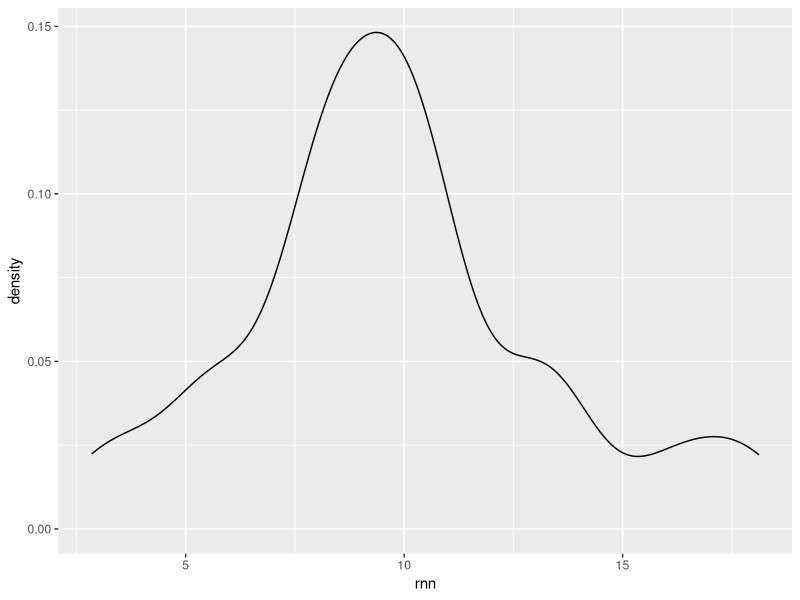
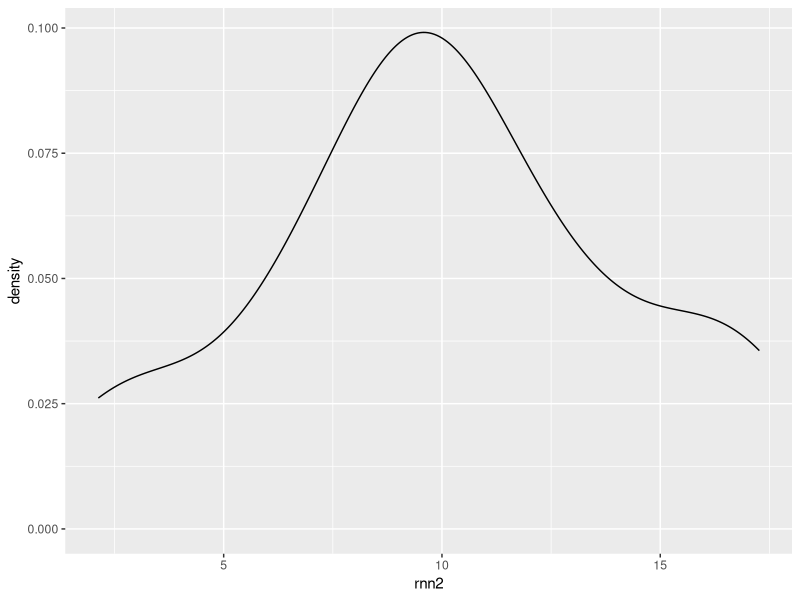
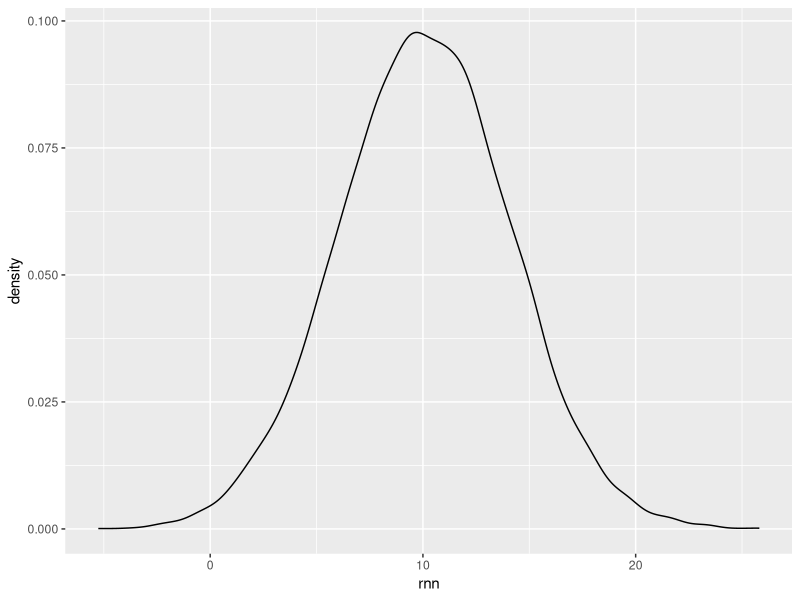
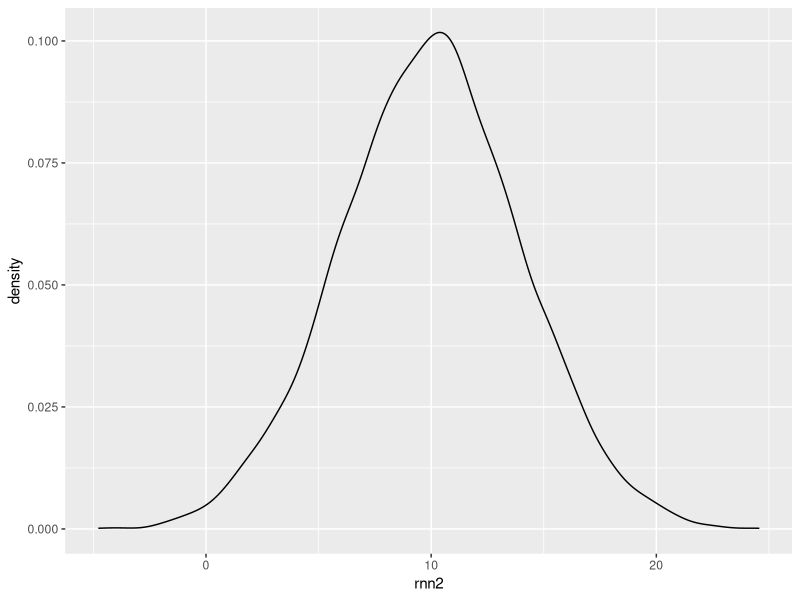
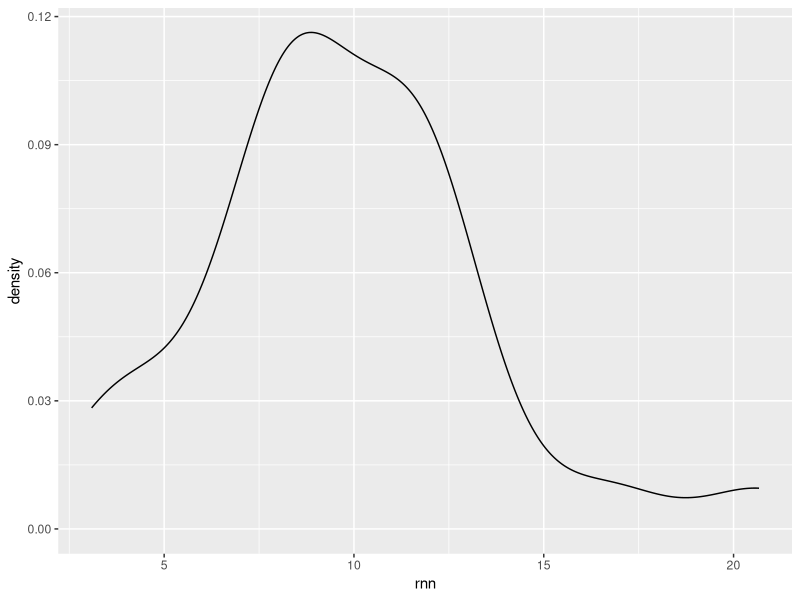
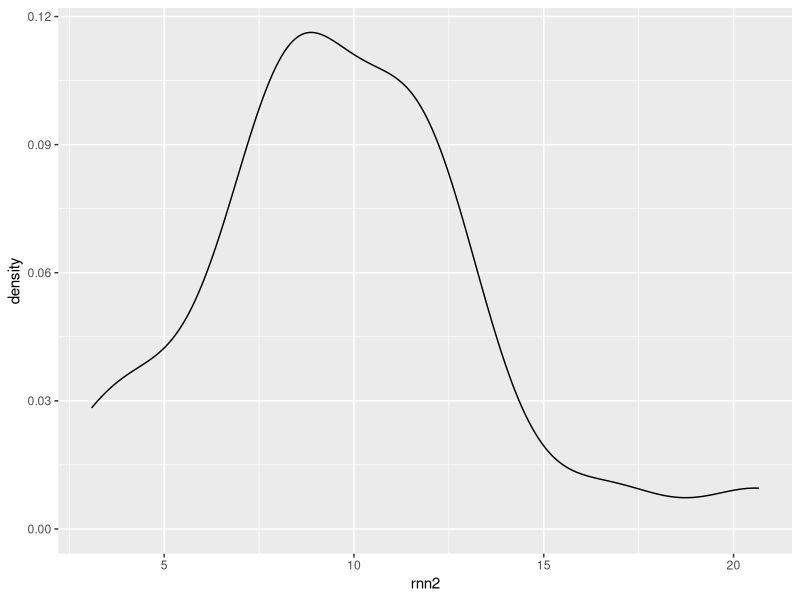

The R script that drew these images, in order:
## ---- chunk 1
knitr::opts_chunk$set(echo = TRUE)
## ---- chunk 2
library(ggplot2)
## ---- chunk 3
rnn <- rnorm(mean = 10, sd = 4, n = 30)
rnn2 <- rnorm(mean = 10, sd = 4, n = 30)
## ---- chunk 4
df <- data.frame(rnn, rnn2)
## ---- chunk 5
plot_rnn <- ggplot(df, aes(x=rnn)) +
  geom_density()

plot_rnn2 <- ggplot(df, aes(x=rnn2)) +
  geom_density()
plot_rnn
plot_rnn2
## ---- chunk 6
rnn <- rnorm(mean = 10, sd = 4, n = 10000)
rnn2 <- rnorm(mean = 10, sd = 4, n = 10000)
## ---- chunk 7
df <- data.frame(rnn, rnn2)
## ---- chunk 8
plot_rnn <- ggplot(df, aes(x=rnn)) +
  geom_density()

plot_rnn2 <- ggplot(df, aes(x=rnn2)) +
  geom_density()
plot_rnn
plot_rnn2
## ---- chunk 9
set.seed(50)
rnn <- rnorm(mean = 10, sd = 4, n = 30)
set.seed(50)
rnn2 <- rnorm(mean = 10, sd = 4, n = 30)
## ---- chunk 10
df <- data.frame(rnn, rnn2)
## ---- chunk 11
plot_rnn <- ggplot(df, aes(x=rnn)) +
  geom_density()

plot_rnn2 <- ggplot(df, aes(x=rnn2)) +
  geom_density()
plot_rnn
plot_rnn2
## ---- chunk 12
unif <- runif(0,30, n= 100)
binom <- rbinom(100,1,0.5)
unif
binom
